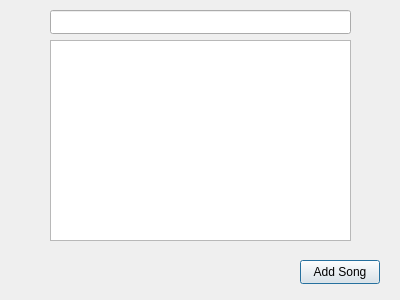
<?xml version="1.0" encoding="UTF-8"?>
<ui version="4.0">
 <class>AddSongPopup</class>
 <widget class="QDialog" name="AddSongPopup">
  <property name="geometry">
   <rect>
    <x>0</x>
    <y>0</y>
    <width>400</width>
    <height>300</height>
   </rect>
  </property>
  <property name="windowTitle">
   <string>Dialog</string>
  </property>
  <widget class="QListWidget" name="addSongsList">
   <property name="geometry">
    <rect>
     <x>50</x>
     <y>40</y>
     <width>301</width>
     <height>201</height>
    </rect>
   </property>
  </widget>
  <widget class="QPushButton" name="addSongPopupButton">
   <property name="geometry">
    <rect>
     <x>300</x>
     <y>260</y>
     <width>80</width>
     <height>24</height>
    </rect>
   </property>
   <property name="text">
    <string>Add Song</string>
   </property>
  </widget>
  <widget class="QLineEdit" name="addSongSearchBar">
   <property name="geometry">
    <rect>
     <x>50</x>
     <y>10</y>
     <width>301</width>
     <height>24</height>
    </rect>
   </property>
  </widget>
  <widget class="QLabel" name="errorLabel">
   <property name="geometry">
    <rect>
     <x>50</x>
     <y>260</y>
     <width>241</width>
     <height>21</height>
    </rect>
   </property>
   <property name="text">
    <string/>
   </property>
  </widget>
 </widget>
 <resources/>
 <connections/>
</ui>
